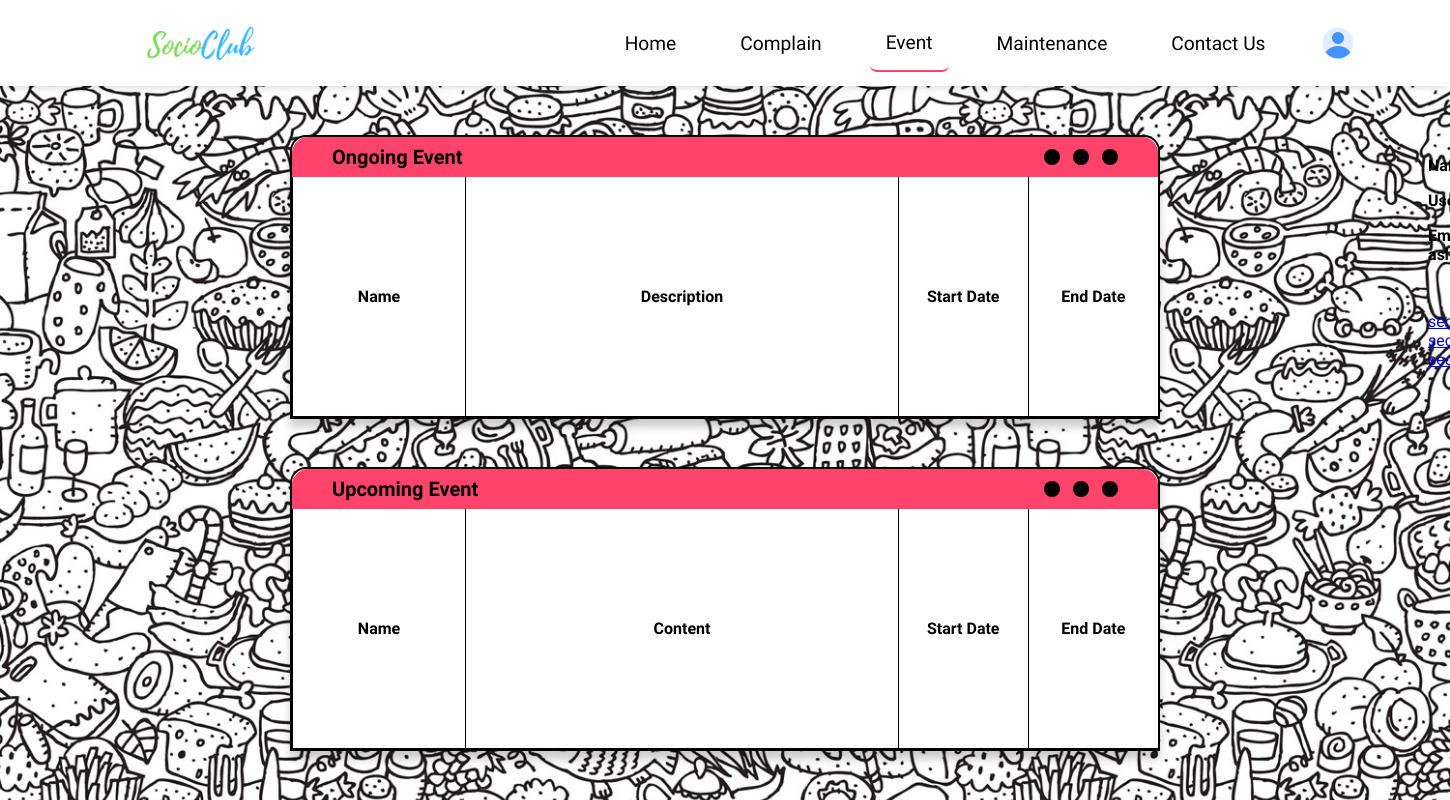
The page /event/ (signed in) on the database as committed earlier.
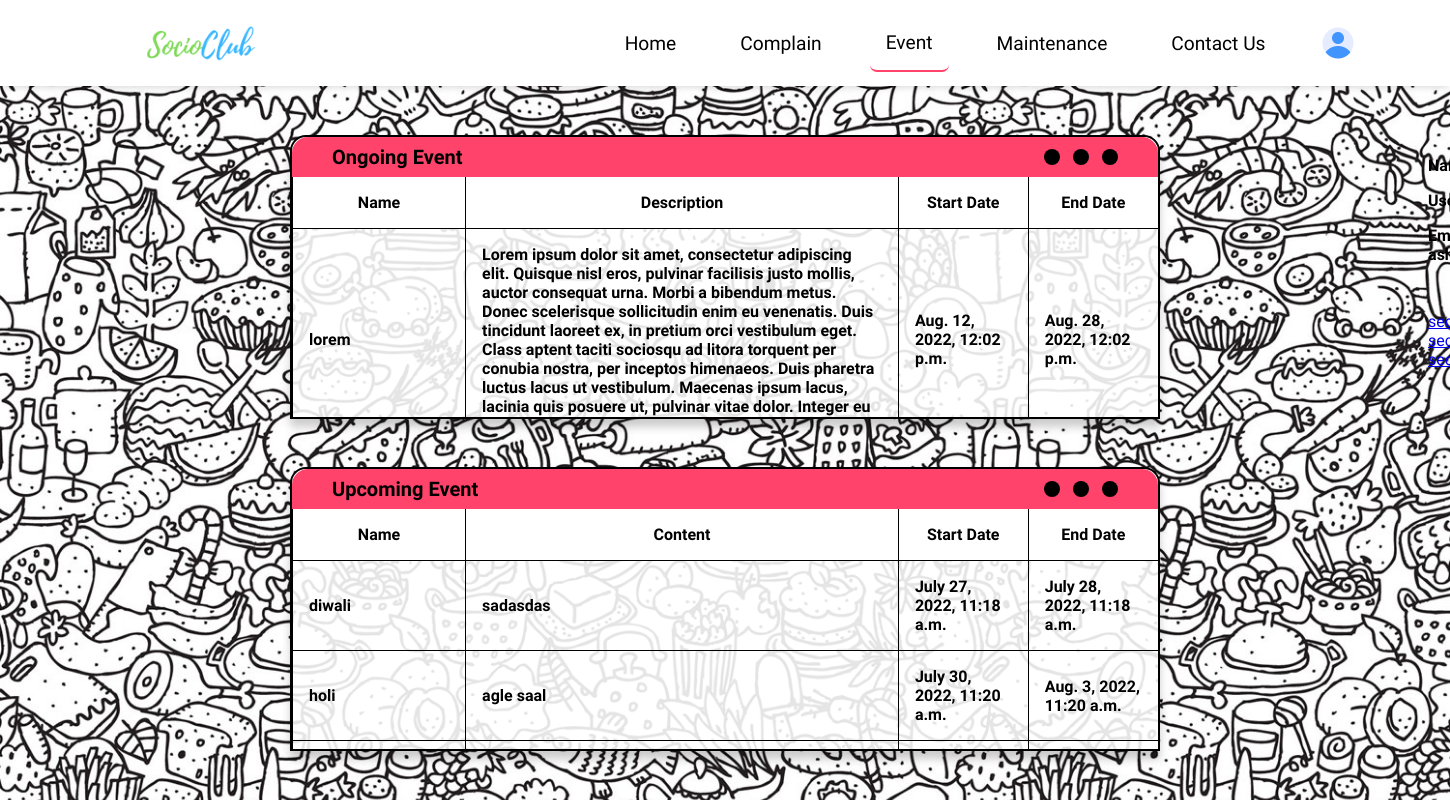
The same page on the database as committed later.
### user_data/models.py (models this page shows, shortened)
class Event(models.Model):
    society_name = models.ForeignKey(Society, on_delete=models.CASCADE)
    event_name = models.CharField(max_length=100)
    event_description = models.TextField(max_length=500)
    event_start_date = models.DateTimeField()
    event_end_date = models.DateTimeField()

### SocioClub/views.py (the view)
# urls.py: path('event/', views.event , name = "event"),
@login_required(login_url='login')
def event(request):
    society_name = User_Detail.objects.get(user=request.user).society_name
    events = Event.objects.filter(society_name = society_name)
    current_date = datetime.now()
    ongoing_event = {}
    upcoming_event = {}
    now = current_date.strftime("%d/%m/%Y %H:%M")
    for event in events:
        start = event.event_start_date.strftime("%d/%m/%Y %H:%M")
        end = event.event_end_date.strftime("%d/%m/%Y %H:%M")
        if now >= start and now <=end:
            ongoing_event[event] = event.event_name
        elif now<=start:
            upcoming_event[event] = event.event_name
    return render(request, "event.html", {'ongoing_event': ongoing_event, 'upcoming_event': upcoming_event})

### templates/event.html (shortened to what this page needs)
{% extends "base.html" %}
{% load static %}
{% url 'login' as login %}
{%block cssblock%}
<link rel="stylesheet" href="{% static 'css/event.css'%}"> {%endblock%}
{% block mainblock %}
<div class="event-container">
    <div class="event-left">
        <div class="event-card animate fadeInLeft three">
            <div class="event-card-nav">
                <div class="text">
                    <h4>Ongoing Event</h4>
                </div>
                <div class="circle">
                    <div class="dot"></div>
                    <div class="dot"></div>
                    <div class="dot"></div>
                </div>
            </div>
            <div class="event-card-content">
                <div class="only-table-main">
                    <table>
                        <thead>
                            <tr>
                                <th class="th-1">Name</th>
                                <th class="th-2">Description</th>
                                <th class="th-3">Start Date</th>
                                <th class="th-4">End Date</th>
                            </tr>
                        </thead>
                        {% for event in ongoing_event %}
                        <tbody>
                            <tr>
                                <td>{{event.event_name}}</td>
                                <td class="th-2">{{event.event_description}}</td>
                                <td>{{event.event_start_date}}</td>
                                <td>{{event.event_end_date}}</td>
                            </tr>
                        </tbody>
                        {% endfor %}
                    </table>
                </div>
            </div>
        </div>
        <div class="event-card animate fadeInRight four">
            <div class="event-card-nav">
                <div class="text">
                    <h4>Upcoming Event</h4>
                </div>
                <div class="circle">
                    <div class="dot"></div>
                    <div class="dot"></div>
                    <div class="dot"></div>
                </div>
            </div>
            <div class="event-card-content">
                <div class="only-table-main">
                    <table>
                        <thead>
                            <tr>
                                <th class="th-1">Name</th>
                                <th class="th-2">Content</th>
                                <th class="th-3">Start Date</th>
                                <th class="th-4">End Date</th>
                            </tr>
                        </thead>
                        {% for event in upcoming_event %}
                        <tbody>
                            <tr>
                                <td>{{event.event_name}}</td>
                                <td class="th-2">{{event.event_description}}</td>
                                <td>{{event.event_start_date}}</td>
                                <td>{{event.event_end_date}}</td>
                            </tr>
                        </tbody>
                        {% endfor %}
                    </table>
                </div>
            </div>
        </div>
    </div>
</div>
{% endblock %}

Rows that differ between the two databases and show on the page:
added Event: event_name "lorem", event_description "Lorem ipsum dolor sit amet, consectetur adipiscing elit. Quisque nisl eros, pulvinar facilisis justo mollis, auctor consequat urna. Morbi a bibendum metus. Donec scelerisque sollicitudin enim eu venenatis. Duis tincidunt laoreet ex, in pretium orci vestibulum eget. Class aptent taciti sociosqu ad litora torquent per conubia nostra, per inceptos himenaeos. Duis pharetra luctus lacus ut vestibulum. Maecenas ipsum lacus, lacinia quis posuere ut, pulvinar vitae dolor. Integer eu…", event_start_date "Aug. 12, 2022, 12:02 p.m.", event_end_date "Aug. 28, 2022, 12:02 p.m.", shown under "Ongoing Event"
added Event: event_name "diwali", event_description "sadasdas", event_start_date "July 27, 2022, 11:18 a.m.", event_end_date "July 28, 2022, 11:18 a.m.", shown under "Upcoming Event"
added Event: event_name "holi", event_description "agle saal", event_start_date "July 30, 2022, 11:20 a.m.", event_end_date "Aug. 3, 2022, 11:20 a.m.", shown under "Upcoming Event"
